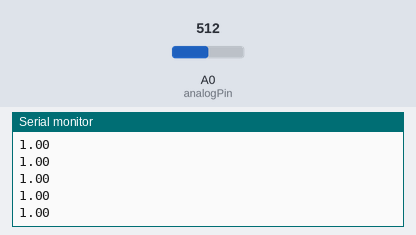
This sketch was run on a simulated Arduino Uno, built with avr-gcc and run on an emulated ATmega328P. Parts: the last lines printed to the serial monitor. Inputs (shaded band) come from the test bench; at power-on: A0 (analogPin) = 512.

Above: at 1.2 s.
1.3 s: A0 (analogPin) set to 716
At 1.9 s:
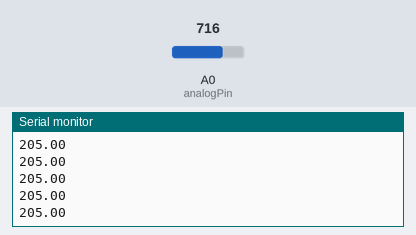
2.8 s: A0 (analogPin) set to 900
At 3.6 s:
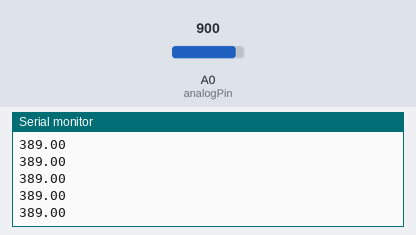
Timing chart, 0 to 5.8 s (numbered marks = the images above; inputs shaded):
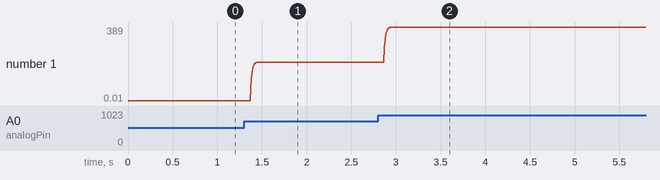

Measured:
- after the input at 1.3 s, the serial monitor: prints a new line after 0.07 s (image 1)
- after the input at 2.8 s, the serial monitor: prints a new line after 0.07 s (image 2)
- plotted number 1: 1 → 205 after the input at 1.3 s, 205 → 3 after the input at 2.8 s

The sketch:

mode_test.ino
```cpp
#include <Filters.h>

FilterOnePole low(LOWPASS, 10);
int analogPin = 0;

float Xn;


const int chipSelect = 10;

void setup()
{
	Serial.begin(9600);

  /* add setup code here */

}

void loop()
{
	//Xn = (analogRead(analogPin))-510;
low.input(analogRead(analogPin)-511);
	Serial.println(low.output());
  /* add main program code here */
//delayMicroseconds(800);
}
```
